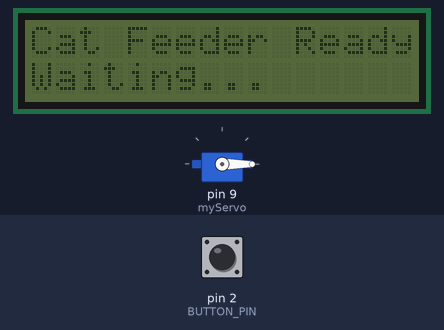
A sketch run on a simulated Arduino Uno, built with avr-gcc and run on an emulated ATmega328P. Shown: servo, 16×2 character LCD. Inputs (shaded band) come from the test bench; at power-on: pin 2 (BUTTON_PIN) HIGH.

Above: at 4.2 s.
4.3 s: pin 2 (BUTTON_PIN) pulled LOW for 0.15 s
At 4.9 s:
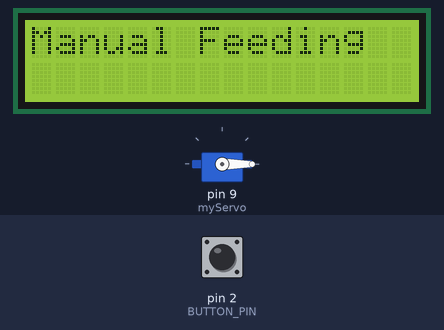
At 8.1 s:
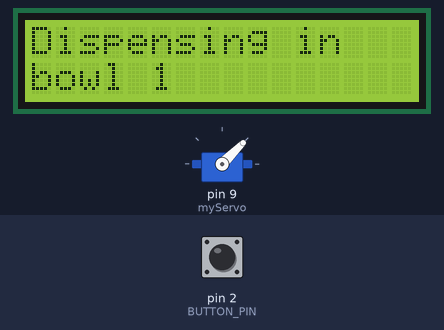
Timing chart, 0 to 22.4 s (numbered marks = the images above; inputs shaded):
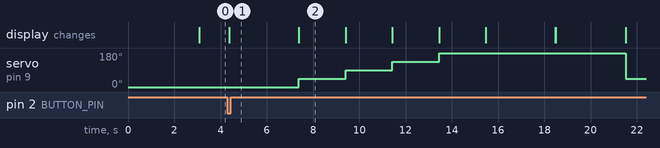

The sketch:

ServoDisplayRtcButtonController.ino
```cpp
#include <Servo.h>
#include <Wire.h>
#include <LiquidCrystal_I2C.h>
#include <Ds1302.h>

// Set the LCD address to 0x27 (default) for a 16x2 display
LiquidCrystal_I2C lcd(0x27, 16, 2);

Servo myServo;

// Define the servo positions for the 6 states
const int LEFT_CLOSED = 0;
const int BOWL_1 = 45;
const int BOWL_2 = 90;
const int BOWL_3 = 135;
const int BOWL_4 = 180;
const int RIGHT_CLOSED = 225;

// State to track the current direction
bool dispenseLeftToRight = true; // true = left to right, false = right to left

// RTC pins
const int CLK_PIN = 6;
const int DAT_PIN = 7;
const int RST_PIN = 8;

// Button configuration
const int BUTTON_PIN = 2; // Digital pin for the manual feeding button

// Timing variables
unsigned long previousMillis = 0; // Stores the last time feeding was checked
const long feedingInterval = 60000; // 60 seconds (1 minute) interval

// Button debounce variables
unsigned long lastDebounceTime = 0;
const long debounceDelay = 50; // Debounce time of 50 ms
bool lastButtonState = HIGH;
bool buttonPressed = false;

// Create an RTC instance
Ds1302 rtc(RST_PIN, CLK_PIN, DAT_PIN);

// Create a DateTime structure
Ds1302::DateTime currentTime;

void setup() {
  myServo.attach(9); // Attach the servo to pin 9
  myServo.write(LEFT_CLOSED); // Start with the flap closed

  // Initialize the LCD
  lcd.init();
  lcd.backlight();

  // Initialize the RTC
  rtc.init();

  // Configure button pin as input with internal pull-up
  pinMode(BUTTON_PIN, INPUT_PULLUP);

  // Display an initial message for 3 seconds
  lcd.setCursor(0, 0);
  lcd.print("Cat Feeder Ready");
  lcd.setCursor(0, 1);
  lcd.print("Waiting...");
  delay(3000);
  lcd.noBacklight();
}

void loop() {
  // Check if it's time to update the feeding logic
  unsigned long currentMillis = millis();
  if (currentMillis - previousMillis >= feedingInterval) {
    previousMillis = currentMillis;
    // Get the current time
    rtc.getDateTime(&currentTime);
    int hour = currentTime.hour;
    int minute = currentTime.minute;

    // Check if it's feeding time
    if (hour == 12 && minute == 0 || hour == 20 && minute == 0) {
      lcd.backlight();
      lcd.clear();
      lcd.setCursor(0, 0);
      lcd.print("Time: ");
      lcd.print(formatTime(currentTime));
      lcd.setCursor(0, 1);
      lcd.print("Date: ");
      lcd.print(formatDate(currentTime));
      delay(3000);

      dispenseFood();
      dispenseLeftToRight = !dispenseLeftToRight;
      lcd.noBacklight();
    }
  }

  // Check if the button is pressed
  if (isButtonPressed()) {
    // Manual feeding triggered by the button
    lcd.backlight();
    lcd.clear();
    lcd.setCursor(0, 0);
    lcd.print("Manual Feeding");
    delay(3000);
    dispenseFood();
    lcd.noBacklight();
  }
}

void dispenseFood() {
  if (dispenseLeftToRight) {
    moveServoToPosition('1', BOWL_1);
    moveServoToPosition('2', BOWL_2);
    moveServoToPosition('3', BOWL_3);
    moveServoToPosition('4', BOWL_4);
  } else {
    moveServoToPosition('4', BOWL_4);
    moveServoToPosition('3', BOWL_3);
    moveServoToPosition('2', BOWL_2);
    moveServoToPosition('1', BOWL_1);
  }

  myServo.write(dispenseLeftToRight ? RIGHT_CLOSED : LEFT_CLOSED);
  lcd.clear();
  lcd.setCursor(0, 0);
  lcd.print("Feeding Done");
  delay(3000);
}

void moveServoToPosition(char bowl, int position) {
  lcd.clear();
  lcd.setCursor(0, 0);
  lcd.print("Dispensing in ");
  lcd.setCursor(0, 1);
  lcd.print("bowl ");
  lcd.print(bowl);

  myServo.write(position);
  delay(2000); // Open duration at position
}

// Helper function to format time as a string
String formatTime(const Ds1302::DateTime& dt) {
  char buffer[9];
  snprintf(buffer, sizeof(buffer), "%02d:%02d:%02d", dt.hour, dt.minute, dt.second);
  return String(buffer);
}

// Helper function to format date as a string
String formatDate(const Ds1302::DateTime& dt) {
  char buffer[11];
  snprintf(buffer, sizeof(buffer), "20%02d-%02d-%02d", dt.year, dt.month, dt.day);
  return String(buffer);
}

// Check if the button is pressed with debounce
bool isButtonPressed() {
  bool reading = digitalRead(BUTTON_PIN);

  // If the button state has changed
  if (reading != lastButtonState) {
    lastDebounceTime = millis(); // Reset the debounce timer
  }

  // Check if enough time has passed to consider the press valid
  if ((millis() - lastDebounceTime) > debounceDelay) {
    // If the state has changed
    if (reading == LOW) {
      buttonPressed = true; // Button pressed
    } else {
      buttonPressed = false; // Button released
    }
  }

  lastButtonState = reading; // Update last button state
  return buttonPressed;
}
```

Measured:
- after the input at 4.3 s, servo on pin 9 (myServo): 0° → 45° after 3.1 s, → 90° 2.0 s later, → 135° 2.0 s later, → 180° 2.0 s later, … (5 changes in this stretch); the display: changes after 0.07 s (image 1)
